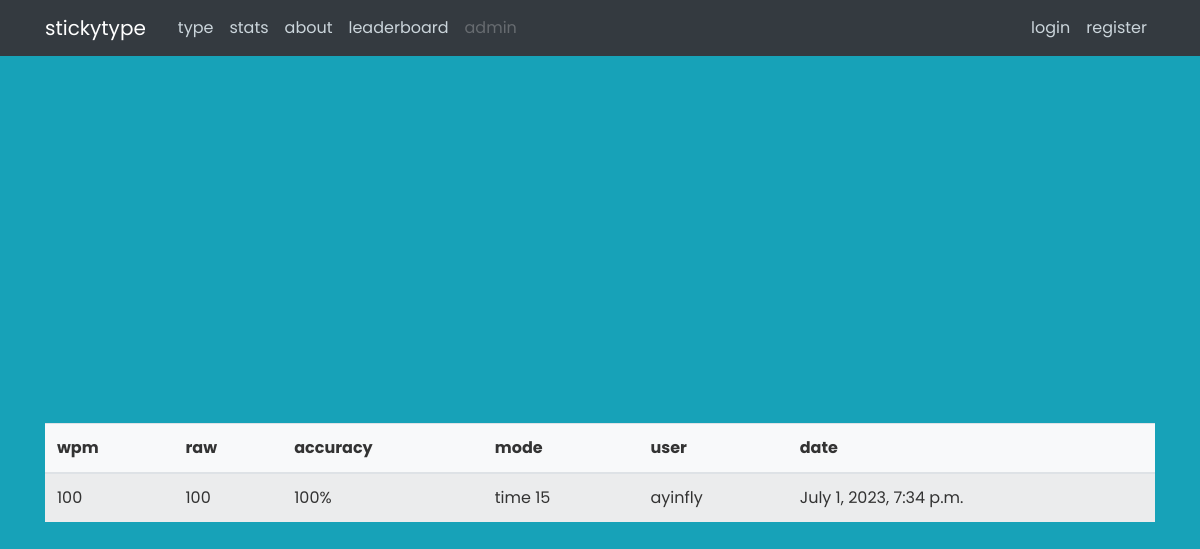
Screenshot of /stats/54/ with the database file from the repository.
### type/models.py (models this page shows, shortened)
class Stat(models.Model):
    author = models.ForeignKey(User, on_delete=models.CASCADE)
    wpm_total = models.PositiveSmallIntegerField(default=0)
    wpm_raw = models.PositiveSmallIntegerField(default=0)
    time = models.DateTimeField(auto_now_add=True)
    accuracy = models.PositiveSmallIntegerField(default=0)
    mode = models.CharField(max_length=20, default='')

### type/views.py (the view)
# urls.py: path('stats/<int:pk>/', StatDetailView.as_view(), name='stat-detail'),
class StatDetailView(DetailView):
    model = Stat

### type/templates/type/stat_detail.html (shortened to what this page needs)
{% extends "type/base.html" %}
{% block content%}
    <table class="table table-hover table-striped bg-light">
        <thead>
        <tr>
            <th scope="col">wpm</th>
            <th scope="col">raw</th>
            <th scope="col">accuracy</th>
            <th scope="col">mode</th>
            <th scope="col">user</th>
            <th scope="col">date</th>
        </tr>
        </thead>
        <tbody>
            <tr>
                <td>{{ object.wpm_total }}</td>
                <td>{{ object.wpm_raw }}</td>
                <td>{{ object.accuracy }}%</td>
                <td>{{ object.mode }}</td>
                <td>{{ object.author.username }}</td>
                <td>{{ object.time }}</td>
            </tr>
        </tbody>
    </table>
{% endblock content%}

### type/static/type/main.css (style rules this page uses)
body { background: #fafafa; color: #333333; margin-top: 5rem; }

### type/static/type/home.css (style rules this page uses)
* { margin: 0; padding: 0; box-sizing: border-box; font-family: 'Poppins', sans-serif; }
body { display: flex; padding: 0 10px; align-items: center; justify-content: center; min-height: 100vh; background: #17A2B8; }

### rows the page displays
Stat: wpm_total "100", wpm_raw "100", accuracy "100", mode "time 15", author.username "ayinfly", time "July 1, 2023, 7:34 p.m."
